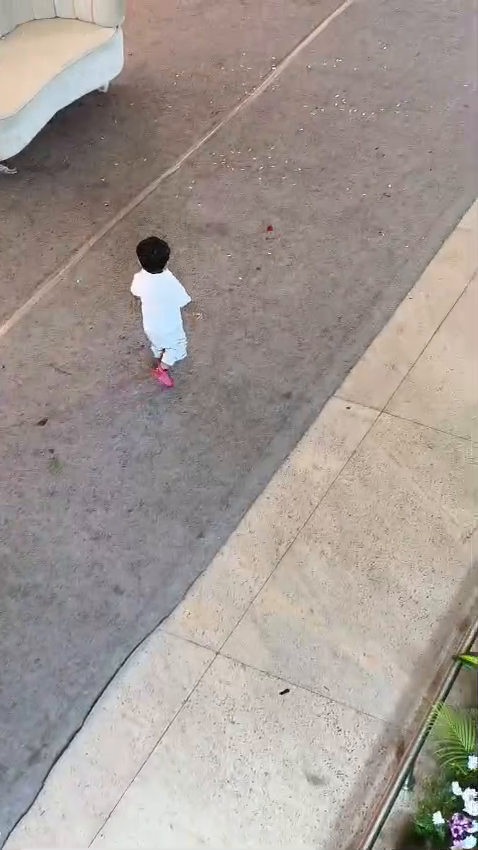
#> input picture frame 14 of LIST OF EXPERIMENTS/13TH/captured_video.mp4, 478 x 850 px
$ python perspective_transform.py
#> lines starting #> are read from the running program, lines starting #| are printed output that depends on the picture
import cv2
import numpy as np
import os

# Get the current script folder
script_dir = os.path.dirname(os.path.abspath(__file__))

# Input video path (place captured_video.mp4 in the 13th experiment folder)
video_path = os.path.join(script_dir, "captured_video.mp4")

# Output video path
output_path = os.path.join(script_dir, "perspective_output.mp4")

# Open the video
cap = cv2.VideoCapture(video_path)

if not cap.isOpened():
    print("Error: Cannot open video.")
    exit()

# Get video properties
width = int(cap.get(cv2.CAP_PROP_FRAME_WIDTH))
height = int(cap.get(cv2.CAP_PROP_FRAME_HEIGHT))
fps = cap.get(cv2.CAP_PROP_FPS)

# Create VideoWriter object
fourcc = cv2.VideoWriter_fourcc(*'mp4v')
out = cv2.VideoWriter(output_path, fourcc, fps, (width, height))

# Source points
src = np.float32([
    [0, 0],
    [width - 1, 0],
    [0, height - 1],
    [width - 1, height - 1]
])

# Destination points
dst = np.float32([
    [50, 50],
    [width - 50, 20],
    [80, height - 50],
    [width - 80, height - 20]
])

# Perspective transformation matrix
M = cv2.getPerspectiveTransform(src, dst)

# Process video
while True:
    ret, frame = cap.read()
#> frame is the input picture: shape (850, 478, 3); mean B, G, R 147.5, 152.8, 162.2

    if not ret:
        break

    transformed = cv2.warpPerspective(frame, M, (width, height))
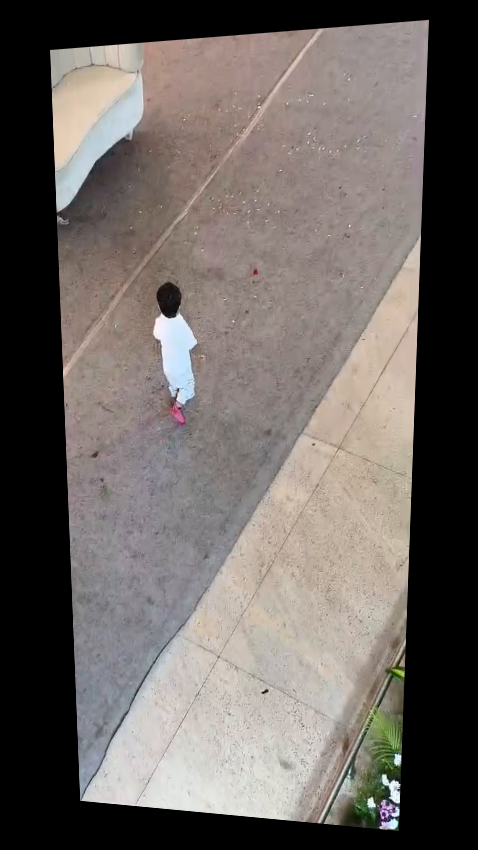
#> transformed: shape (850, 478, 3); mean B, G, R 97.5, 101.3, 108.1

    # Save transformed frame
    out.write(transformed)

    # Display
    cv2.imshow("Original Video", frame)
    cv2.imshow("Perspective Transformation", transformed)

    if cv2.waitKey(30) & 0xFF == ord('q'):
#> (key q is pressed here)
        break

# Release resources
cap.release()
out.release()
cv2.destroyAllWindows()

print("Perspective transformed video saved successfully!")
print("Saved at:", output_path)

$ run again, starting later in the video
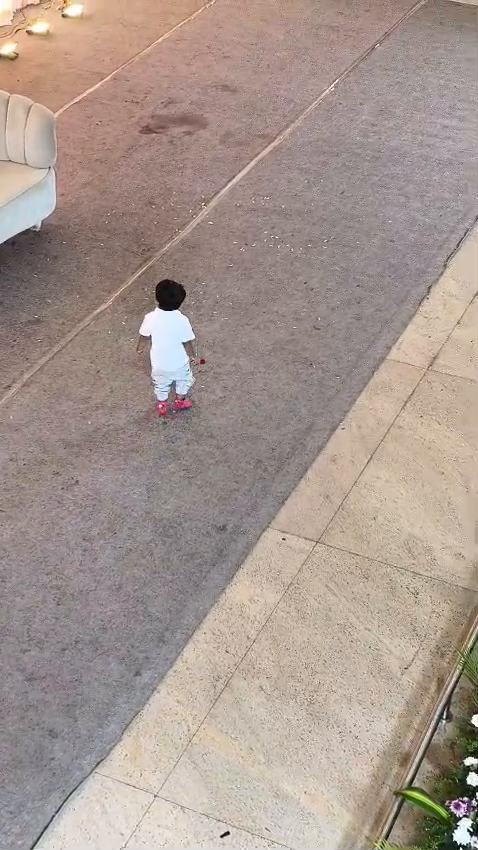
#> input picture frame 65 of LIST OF EXPERIMENTS/13TH/captured_video.mp4, 478 x 850 px
#> frame is the input picture: shape (850, 478, 3); mean B, G, R 143.4, 151, 166.4
#> `transformed = cv2.warpPerspective(frame, M, (width, height))`:
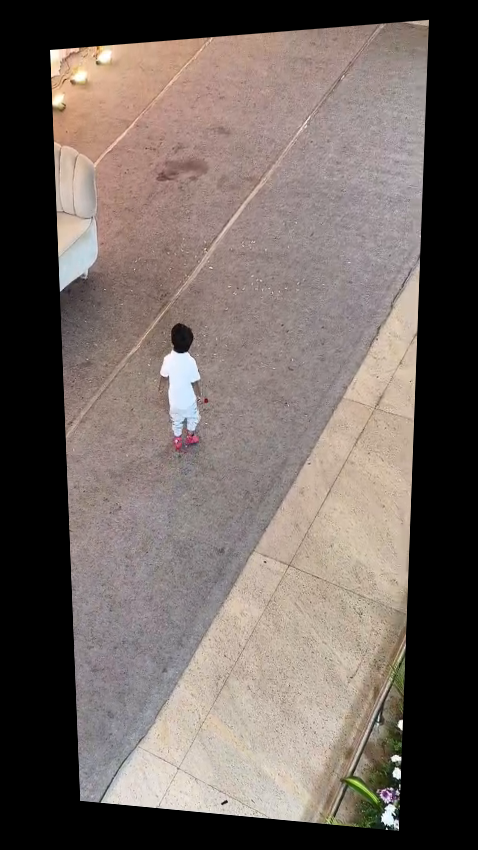
#> transformed: shape (850, 478, 3); mean B, G, R 95.5, 100.7, 111.5

$ run again, starting later in the video
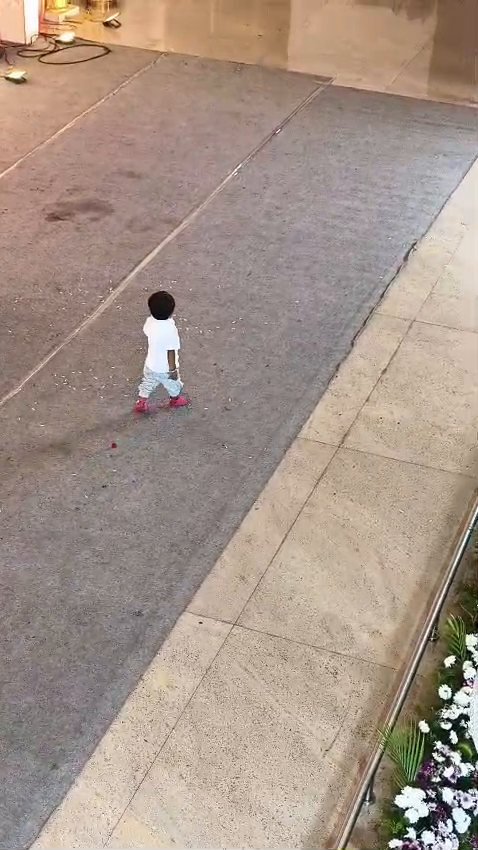
#> input picture frame 116 of LIST OF EXPERIMENTS/13TH/captured_video.mp4, 478 x 850 px
#> frame is the input picture: shape (850, 478, 3); mean B, G, R 136.3, 147.8, 165
#> `transformed = cv2.warpPerspective(frame, M, (width, height))`:
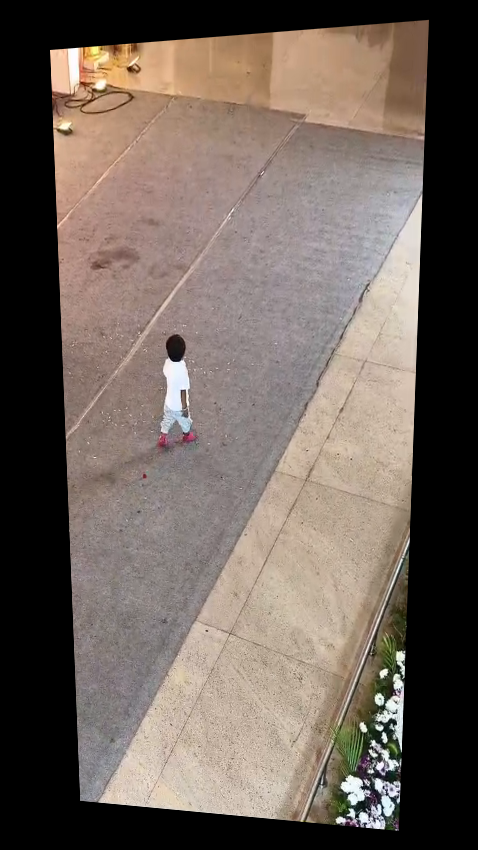
#> transformed: shape (850, 478, 3); mean B, G, R 90.9, 98.9, 110.9
